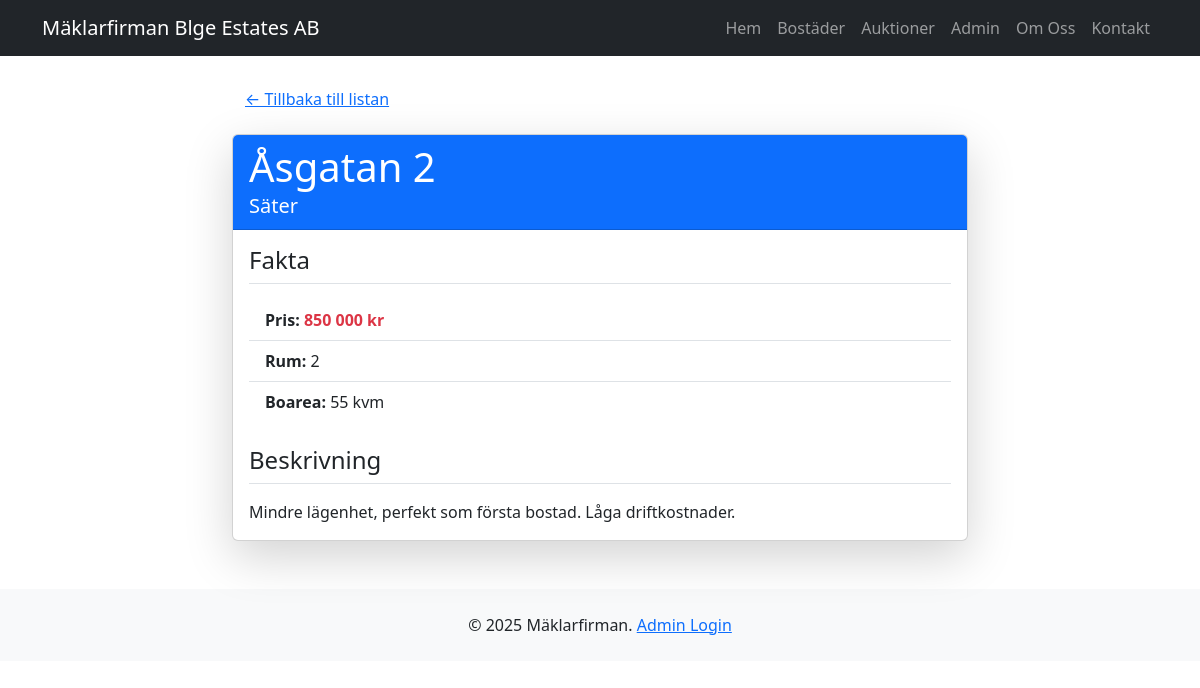
/bostader/bostader/4, run on the app's committed database.
### models/bostad.py (models this page shows, shortened)
class Bostad(db.Model):
    __tablename__ = 'bostader'
    id = db.Column(db.Integer, primary_key=True)
    adress = db.Column(db.String(200), nullable=False)
    stad = db.Column(db.String(100), nullable=False)
    pris = db.Column(db.String(50), nullable=False)
    rum = db.Column(db.Integer, nullable=False)
    yta = db.Column(db.Integer, nullable=False)
    beskrivning = db.Column(db.Text)

### myblueprints/bostader/bostader_routes.py (the view)
@bostader_bp.route('/bostader/<int:bostad_id>')
def bostad_detalj(bostad_id):
    bostad = bostad_repo.hamta_en(bostad_id)
    if bostad is None:
        return "Bostaden hittades inte (404)", 404
    return render_template(
        'bostad_detalj.html',
        bostad=bostad,
        titel=bostad.adress  # Använd objektets adress som sidtitel
    )

### dbrepositories/bostad_repository.py (called while the page is built)
    def hamta_en(self, bostad_id):
        return Bostad.query.get(bostad_id)

### myblueprints/bostader/templates/bostad_detalj.html (shortened to what this page needs)
{% extends "base.html" %}
{% block content %}
    <div class="row">
        <div class="col-lg-8 offset-lg-2">
            <a href="{{ url_for('bostader_bp.lista_bostader') }}" class="btn btn-link mb-3">&larr; Tillbaka till listan</a>
            <div class="card shadow-lg">
                <div class="card-header bg-primary text-white">
                    <h1 class="card-title mb-0">{{ bostad.adress }}</h1>
                    <p class="mb-0 fs-5">{{ bostad.stad }}</p>
                </div>
                <div class="card-body">
                    <h2 class="h4 border-bottom pb-2 mb-3">Fakta</h2>
                    <ul class="list-group list-group-flush mb-4">
                        <li class="list-group-item"><strong>Pris:</strong> <span class="text-danger fw-bold">{{ bostad.pris }}</span></li>
                        <li class="list-group-item"><strong>Rum:</strong> {{ bostad.rum }}</li>
                        <li class="list-group-item"><strong>Boarea:</strong> {{ bostad.yta }} kvm</li>
                    </ul>
                    <h2 class="h4 border-bottom pb-2 mb-3">Beskrivning</h2>
                    <p class="card-text">{{ bostad.beskrivning }}</p>
                </div>
            </div>
        </div>
    </div>
{% endblock %}

### data on the page
Bostad: adress "Åsgatan 2", stad "Säter", pris "850 000 kr", rum "2", yta "55", beskrivning "Mindre lägenhet, perfekt som första bostad. Låga driftkostnader."
